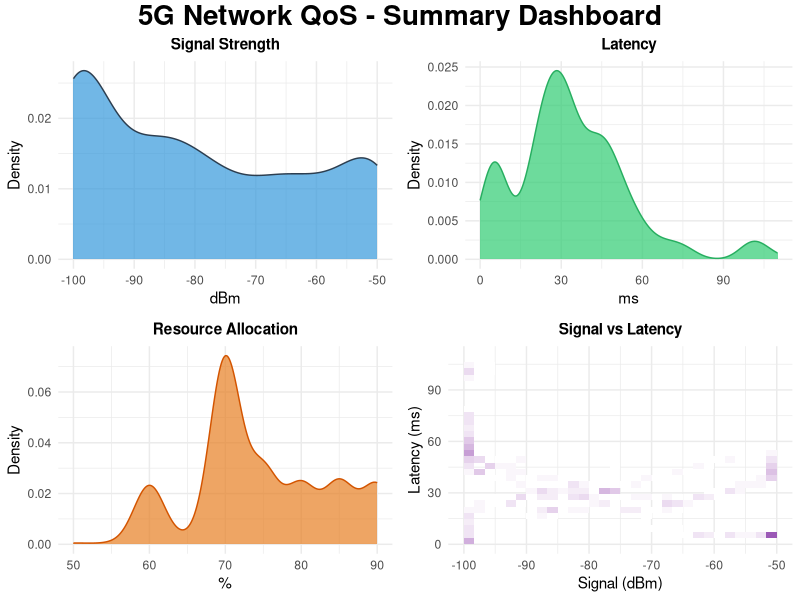
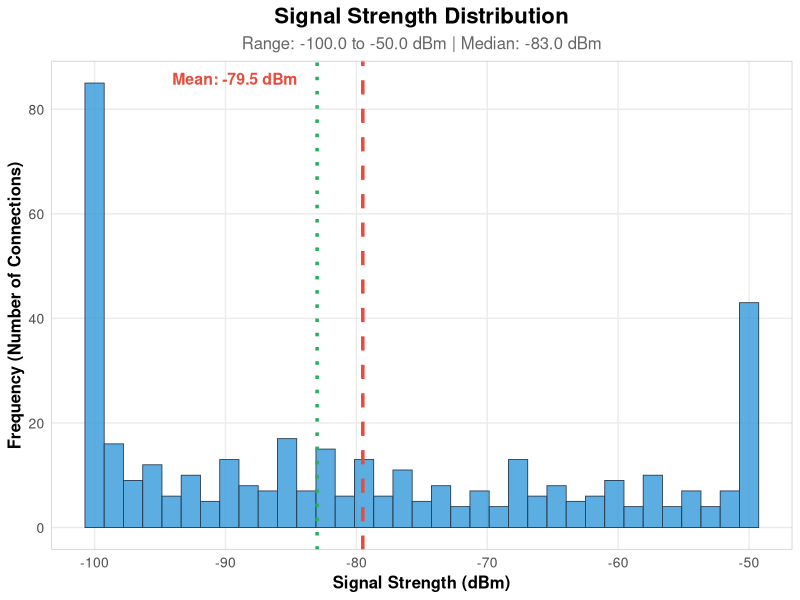
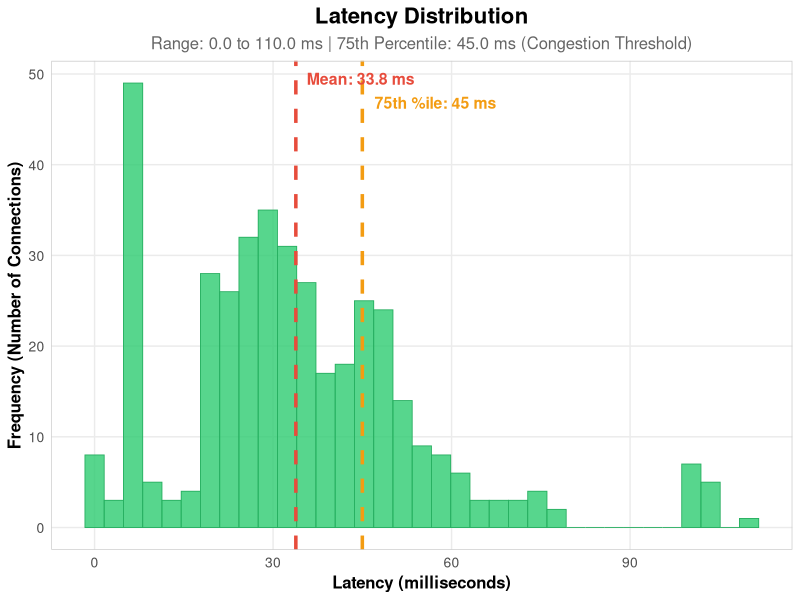
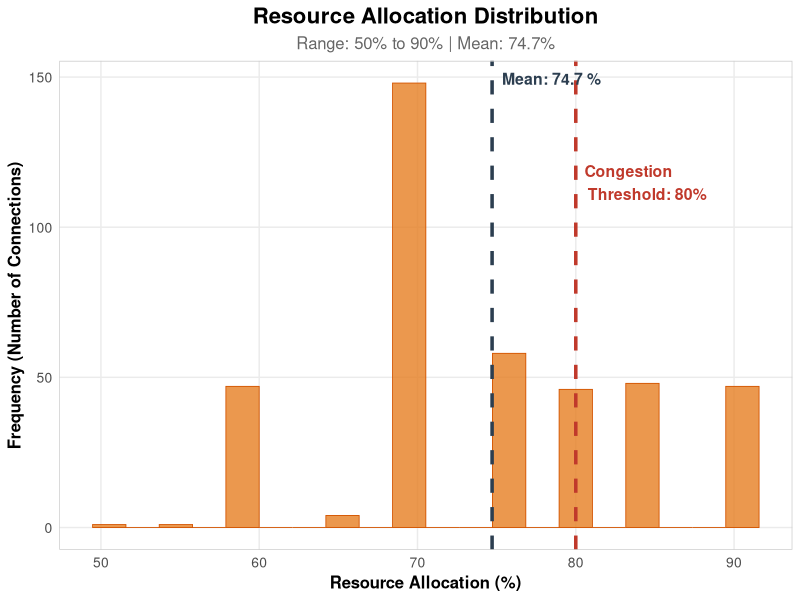
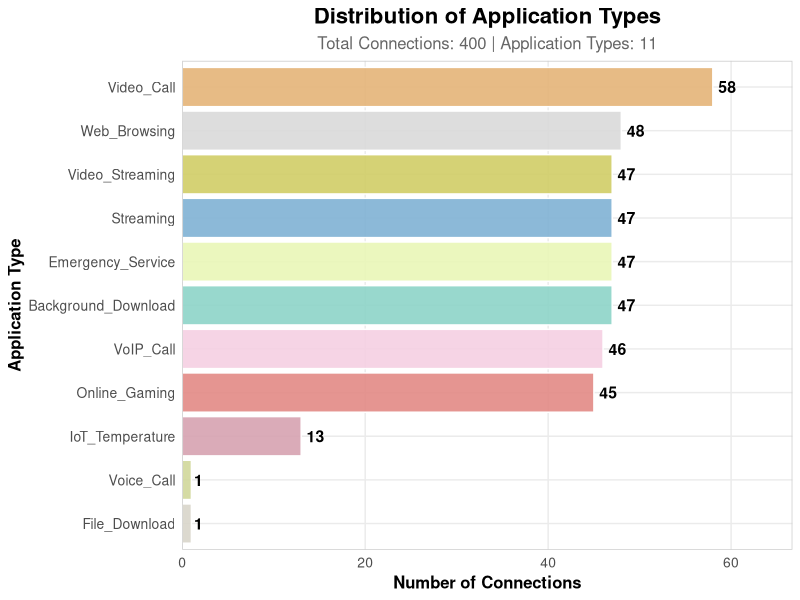
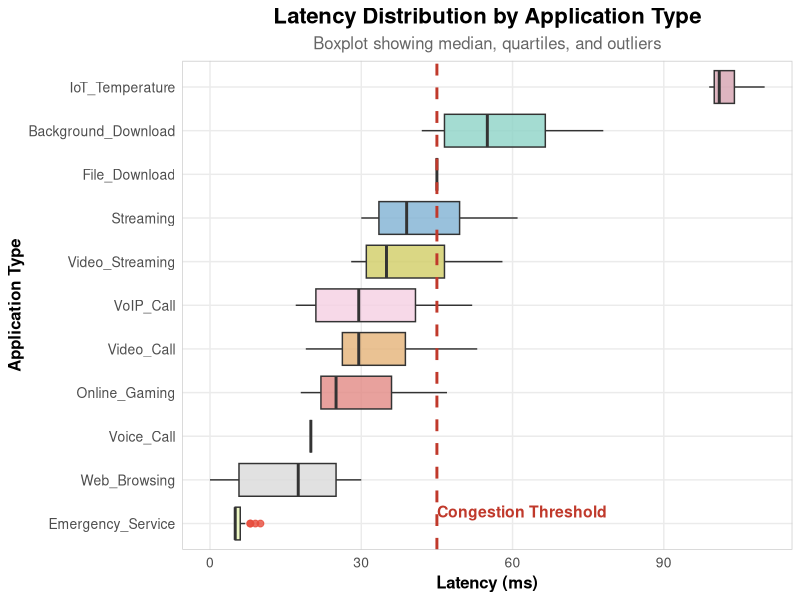
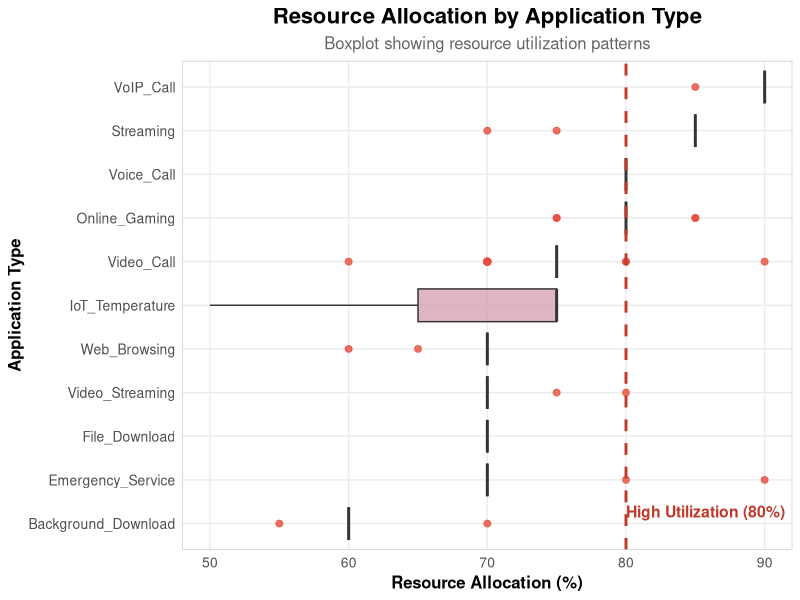
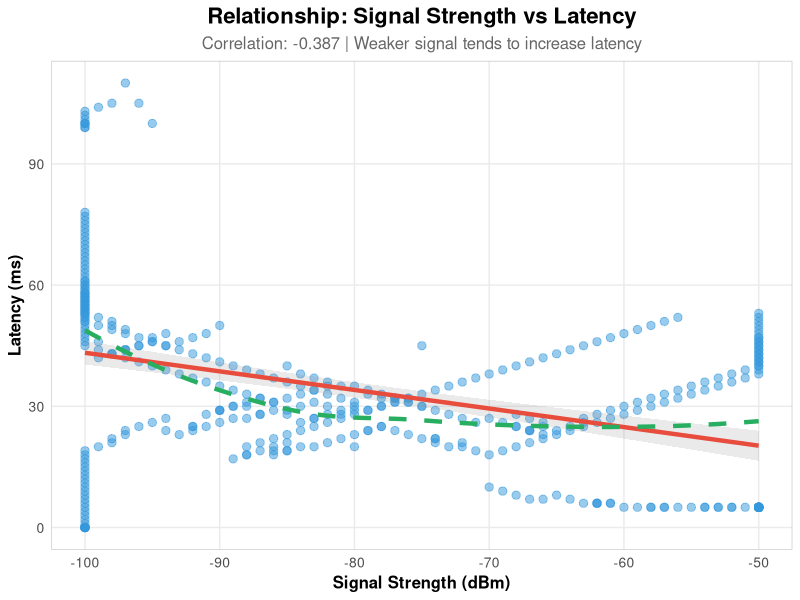

These charts were generated, in order, by the following R code:
# ============================================================================
# Script 02: IMPROVED Exploratory Data Analysis for 5G Network Congestion
# ============================================================================
# Purpose: Analyze and visualize the 5G QoS dataset with enhanced graphics
# Author: PDS Course Project
# Date: October 2025
# ============================================================================

cat("\n========================================\n")
cat("SCRIPT 02: EXPLORATORY DATA ANALYSIS (IMPROVED)\n")
cat("========================================\n\n")

# Load required libraries
suppressMessages({
  library(dplyr)
  library(ggplot2)
  library(corrplot)
  library(gridExtra)
  library(scales)
  library(reshape2)
  library(RColorBrewer)
})

# Set a modern theme for all plots
theme_custom <- function() {
  theme_minimal() +
    theme(
      plot.title = element_text(hjust = 0.5, face = "bold", size = 16),
      plot.subtitle = element_text(hjust = 0.5, size = 12, color = "gray40"),
      axis.title = element_text(size = 12, face = "bold"),
      axis.text = element_text(size = 10),
      legend.position = "right",
      legend.title = element_text(face = "bold"),
      panel.grid.minor = element_blank(),
      panel.border = element_rect(color = "gray80", fill = NA, linewidth = 0.5)
    )
}

safe_min <- function(x) {
  if (all(is.na(x))) NA_real_ else min(x, na.rm = TRUE)
}

safe_max <- function(x) {
  if (all(is.na(x))) NA_real_ else max(x, na.rm = TRUE)
}

safe_mean <- function(x) {
  if (all(is.na(x))) NA_real_ else mean(x, na.rm = TRUE)
}

safe_median <- function(x) {
  if (all(is.na(x))) NA_real_ else median(x, na.rm = TRUE)
}

safe_quantile <- function(x, prob) {
  if (all(is.na(x))) NA_real_ else quantile(x, prob, na.rm = TRUE)
}

# Create visualization directory
if (!dir.exists("visualizations")) dir.create("visualizations")
if (!dir.exists("visualizations/eda")) dir.create("visualizations/eda")

# ============================================================================
# STEP 1: Load Cleaned Data
# ============================================================================

# cat("STEP  Loading cleaned data...\n")

if (!file.exists("data/processed/cleaned_data.csv")) {
  stop("Cleaned data not found! Please run 01_data_preprocessing.R first.")
}

df <- read.csv("data/processed/cleaned_data.csv", stringsAsFactors = FALSE)
cat(paste("✓ Loaded", nrow(df), "records\n\n"))

# ============================================================================
# STEP 2: Univariate Analysis - IMPROVED
# ============================================================================

# cat("STEP  Creating enhanced univariate analysis plots...\n")

# 1. Signal Strength Distribution - Enhanced
p1 <- ggplot(df, aes(x = Signal_Strength)) +
  geom_histogram(bins = 35, fill = "#3498db", color = "#2c3e50", alpha = 0.8, linewidth = 0.3) +
  geom_vline(aes(xintercept = mean(Signal_Strength)), 
             color = "#e74c3c", linetype = "dashed", linewidth = 1.2) +
  geom_vline(aes(xintercept = median(Signal_Strength)), 
             color = "#27ae60", linetype = "dotted", linewidth = 1.2) +
  annotate("text", x = safe_mean(df$Signal_Strength) - 5, y = Inf, 
           label = paste("Mean:", round(safe_mean(df$Signal_Strength), 1), "dBm"),
           vjust = 2, hjust = 1, color = "#e74c3c", fontface = "bold", size = 4) +
  labs(title = "Signal Strength Distribution",
       subtitle = sprintf("Range: %.1f to %.1f dBm | Median: %.1f dBm", 
                         safe_min(df$Signal_Strength), safe_max(df$Signal_Strength), 
                         safe_median(df$Signal_Strength)),
       x = "Signal Strength (dBm)", 
       y = "Frequency (Number of Connections)") +
  theme_custom()

ggsave("visualizations/eda/01_signal_strength_distribution.png", p1, 
       width = 12, height = 7, dpi = 300, bg = "white")

# 2. Latency Distribution - Enhanced
p2 <- ggplot(df, aes(x = Latency)) +
  geom_histogram(bins = 35, fill = "#2ecc71", color = "#27ae60", alpha = 0.8, linewidth = 0.3) +
  geom_vline(aes(xintercept = mean(Latency)), 
             color = "#e74c3c", linetype = "dashed", linewidth = 1.2) +
  geom_vline(aes(xintercept = quantile(Latency, 0.75, na.rm = TRUE)), 
             color = "#f39c12", linetype = "dashed", linewidth = 1.2) +
  annotate("text", x = safe_mean(df$Latency), y = Inf, 
           label = paste("Mean:", round(safe_mean(df$Latency), 1), "ms"),
           vjust = 2, hjust = -0.1, color = "#e74c3c", fontface = "bold", size = 4) +
  annotate("text", x = safe_quantile(df$Latency, 0.75), y = Inf, 
           label = paste("75th %ile:", round(safe_quantile(df$Latency, 0.75), 1), "ms"),
           vjust = 4, hjust = -0.1, color = "#f39c12", fontface = "bold", size = 4) +
  labs(title = "Latency Distribution",
       subtitle = sprintf("Range: %.1f to %.1f ms | 75th Percentile: %.1f ms (Congestion Threshold)", 
                         safe_min(df$Latency), safe_max(df$Latency), safe_quantile(df$Latency, 0.75)),
       x = "Latency (milliseconds)", 
       y = "Frequency (Number of Connections)") +
  theme_custom()

ggsave("visualizations/eda/02_latency_distribution.png", p2, 
       width = 12, height = 7, dpi = 300, bg = "white")

# 3. Resource Allocation Distribution - Enhanced
p3 <- ggplot(df, aes(x = Resource_Allocation)) +
  geom_histogram(bins = 20, fill = "#e67e22", color = "#d35400", alpha = 0.8, linewidth = 0.3) +
  geom_vline(aes(xintercept = mean(Resource_Allocation)), 
             color = "#2c3e50", linetype = "dashed", linewidth = 1.2) +
  geom_vline(aes(xintercept = 80), 
             color = "#c0392b", linetype = "dashed", linewidth = 1.2) +
  annotate("text", x = safe_mean(df$Resource_Allocation), y = Inf, 
           label = paste("Mean:", round(safe_mean(df$Resource_Allocation), 1), "%"),
           vjust = 2, hjust = -0.1, color = "#2c3e50", fontface = "bold", size = 4) +
  annotate("text", x = 80, y = Inf, 
           label = "Congestion\nThreshold: 80%",
           vjust = 4, hjust = -0.1, color = "#c0392b", fontface = "bold", size = 4) +
  labs(title = "Resource Allocation Distribution",
       subtitle = sprintf("Range: %.0f%% to %.0f%% | Mean: %.1f%%", 
                         safe_min(df$Resource_Allocation), safe_max(df$Resource_Allocation), 
                         safe_mean(df$Resource_Allocation)),
       x = "Resource Allocation (%)", 
       y = "Frequency (Number of Connections)") +
  scale_x_continuous(breaks = seq(50, 90, by = 10)) +
  theme_custom()

ggsave("visualizations/eda/03_resource_allocation_distribution.png", p3, 
       width = 12, height = 7, dpi = 300, bg = "white")

cat("✓ Univariate analysis plots saved\n\n")

# ============================================================================
# STEP 3: Application Type Analysis - IMPROVED
# ============================================================================

# cat("STEP  Creating enhanced application type analysis...\n")

# Prepare data
app_summary <- df %>%
  group_by(Application_Type) %>%
  summarise(
    Count = n(),
    Avg_Signal = mean(Signal_Strength, na.rm = TRUE),
    Avg_Latency = mean(Latency, na.rm = TRUE),
    Avg_Resource = mean(Resource_Allocation, na.rm = TRUE)
  ) %>%
  arrange(desc(Count))

# 4. Application Type Distribution - Enhanced with better labels
colors_app <- colorRampPalette(brewer.pal(9, "Set3"))(nrow(app_summary))

p4 <- ggplot(app_summary, aes(x = reorder(Application_Type, Count), y = Count, fill = Application_Type)) +
  geom_bar(stat = "identity", color = "white", linewidth = 0.5, alpha = 0.9) +
  geom_text(aes(label = Count), hjust = -0.3, fontface = "bold", size = 4) +
  scale_fill_manual(values = colors_app) +
  coord_flip() +
  labs(title = "Distribution of Application Types",
       subtitle = sprintf("Total Connections: %d | Application Types: %d", 
                         sum(app_summary$Count), nrow(app_summary)),
       x = "Application Type", 
       y = "Number of Connections") +
  theme_custom() +
  theme(legend.position = "none") +
  scale_y_continuous(expand = expansion(mult = c(0, 0.15)))

ggsave("visualizations/eda/04_application_type_distribution.png", p4, 
       width = 12, height = 8, dpi = 300, bg = "white")

# 5. Latency by Application - Boxplot with better spacing
p5 <- ggplot(df, aes(x = reorder(Application_Type, Latency, FUN = median), y = Latency, fill = Application_Type)) +
  geom_boxplot(alpha = 0.8, outlier.color = "#e74c3c", outlier.size = 2) +
  scale_fill_manual(values = colors_app) +
  geom_hline(yintercept = quantile(df$Latency, 0.75), 
             linetype = "dashed", color = "#c0392b", linewidth = 1) +
  annotate("text", x = 1, y = quantile(df$Latency, 0.75), 
           label = "Congestion Threshold", 
           vjust = -0.5, hjust = 0, color = "#c0392b", fontface = "bold", size = 4) +
  coord_flip() +
  labs(title = "Latency Distribution by Application Type",
       subtitle = "Boxplot showing median, quartiles, and outliers",
       x = "Application Type", 
       y = "Latency (ms)") +
  theme_custom() +
  theme(legend.position = "none")

ggsave("visualizations/eda/05_latency_by_application.png", p5, 
       width = 12, height = 8, dpi = 300, bg = "white")

# 6. Resource Allocation by Application
p6 <- ggplot(df, aes(x = reorder(Application_Type, Resource_Allocation, FUN = median), 
                     y = Resource_Allocation, fill = Application_Type)) +
  geom_boxplot(alpha = 0.8, outlier.color = "#e74c3c", outlier.size = 2) +
  scale_fill_manual(values = colors_app) +
  geom_hline(yintercept = 80, linetype = "dashed", color = "#c0392b", linewidth = 1) +
  annotate("text", x = 1, y = 80, 
           label = "High Utilization (80%)", 
           vjust = -0.5, hjust = 0, color = "#c0392b", fontface = "bold", size = 4) +
  coord_flip() +
  labs(title = "Resource Allocation by Application Type",
       subtitle = "Boxplot showing resource utilization patterns",
       x = "Application Type", 
       y = "Resource Allocation (%)") +
  theme_custom() +
  theme(legend.position = "none")

ggsave("visualizations/eda/06_resource_allocation_by_application.png", p6, 
       width = 12, height = 8, dpi = 300, bg = "white")

cat("✓ Application type analysis plots saved\n\n")

# ============================================================================
# STEP 4: Bivariate Analysis - IMPROVED
# ============================================================================

# cat("STEP  Creating enhanced bivariate analysis plots...\n")

# 7. Signal vs Latency Scatter Plot - Enhanced
p7 <- ggplot(df, aes(x = Signal_Strength, y = Latency)) +
  geom_point(alpha = 0.5, size = 2.5, color = "#3498db") +
  geom_smooth(method = "lm", color = "#e74c3c", linewidth = 1.5, se = TRUE, alpha = 0.2, formula = y ~ x) +
  geom_smooth(method = "loess", color = "#27ae60", linewidth = 1.5, se = FALSE, linetype = "dashed", formula = y ~ x) +
  labs(title = "Relationship: Signal Strength vs Latency",
       subtitle = sprintf("Correlation: %.3f | Weaker signal tends to increase latency", 
                         cor(df$Signal_Strength, df$Latency)),
       x = "Signal Strength (dBm)", 
       y = "Latency (ms)") +
  theme_custom()

ggsave("visualizations/eda/07_signal_vs_latency.png", p7, 
       width = 12, height = 7, dpi = 300, bg = "white")

# 8. Required vs Allocated Bandwidth - Enhanced
p8 <- ggplot(df, aes(x = Required_Bandwidth, y = Allocated_Bandwidth)) +
  geom_point(alpha = 0.5, size = 2.5, color = "#9b59b6") +
  geom_abline(intercept = 0, slope = 1, color = "#e74c3c", linetype = "dashed", linewidth = 1.2) +
  geom_smooth(method = "lm", color = "#27ae60", linewidth = 1.5, se = TRUE, alpha = 0.2, formula = y ~ x) +
  labs(title = "Required vs Allocated Bandwidth",
       subtitle = sprintf("Correlation: %.4f | Network allocates appropriately", 
                         cor(df$Required_Bandwidth, df$Allocated_Bandwidth)),
       x = "Required Bandwidth (Mbps)", 
       y = "Allocated Bandwidth (Mbps)") +
  theme_custom()

required_max <- safe_max(df$Required_Bandwidth)
if (!is.na(required_max)) {
  p8 <- p8 + annotate("text", x = required_max * 0.7, y = required_max * 0.7, 
                      label = "Perfect\nAllocation", color = "#e74c3c", fontface = "bold", size = 4)
}

ggsave("visualizations/eda/08_required_vs_allocated_bandwidth.png", p8, 
       width = 12, height = 7, dpi = 300, bg = "white")

# 9. Signal vs Resource - Color by Latency
p9 <- ggplot(df, aes(x = Signal_Strength, y = Resource_Allocation, color = Latency)) +
  geom_point(alpha = 0.7, size = 3) +
  scale_color_gradient2(low = "#27ae60", mid = "#f39c12", high = "#e74c3c",
                        midpoint = median(df$Latency), name = "Latency\n(ms)") +
  geom_smooth(method = "lm", color = "#2c3e50", linewidth = 1.5, se = TRUE, alpha = 0.1, formula = y ~ x) +
  labs(title = "Signal Strength vs Resource Allocation",
       subtitle = "Color indicates latency level (Green=Low, Yellow=Medium, Red=High)",
       x = "Signal Strength (dBm)", 
       y = "Resource Allocation (%)") +
  theme_custom()

ggsave("visualizations/eda/09_signal_vs_resource_allocation.png", p9, 
       width = 12, height = 7, dpi = 300, bg = "white")

cat("✓ Bivariate analysis plots saved\n\n")

# ============================================================================
# STEP 5: Correlation Analysis - IMPROVED
# ============================================================================

# cat("STEP  Creating enhanced correlation analysis...\n")

# Select numeric columns for correlation
numeric_cols <- df %>% 
  select(Signal_Strength, Latency, Required_Bandwidth, 
         Allocated_Bandwidth, Resource_Allocation)

cor_matrix <- cor(numeric_cols, use = "complete.obs")

# 10. Correlation Matrix - Enhanced with better colors
png("visualizations/eda/10_correlation_matrix.png", width = 12, height = 10, units = "in", res = 300)
par(mar = c(2, 2, 4, 2))
corrplot(cor_matrix, 
         method = "circle", 
         type = "upper",
         order = "hclust",
         col = colorRampPalette(c("#c0392b", "white", "#27ae60"))(200),
         tl.col = "black", 
         tl.srt = 45,
         tl.cex = 1.2,
         addCoef.col = "black",
         number.cex = 1.1,
         cl.cex = 1.1,
         title = "Correlation Matrix - Network QoS Metrics",
         mar = c(0, 0, 2, 0))
dev.off()

# 11. Correlation Heatmap with values
png("visualizations/eda/11_correlation_heatmap.png", width = 12, height = 10, units = "in", res = 300)

# Melt correlation matrix
cor_melted <- melt(cor_matrix)

p11 <- ggplot(cor_melted, aes(Var1, Var2, fill = value)) +
  geom_tile(color = "white", linewidth = 1) +
  geom_text(aes(label = sprintf("%.3f", value)), size = 5, fontface = "bold") +
  scale_fill_gradient2(low = "#c0392b", mid = "white", high = "#27ae60",
                       midpoint = 0, limit = c(-1, 1), 
                       name = "Correlation\nCoefficient") +
  labs(title = "Correlation Heatmap - 5G QoS Metrics",
       subtitle = "Values close to +1 indicate strong positive correlation, -1 indicates strong negative correlation",
       x = "", y = "") +
  theme_minimal() +
  theme(
    plot.title = element_text(hjust = 0.5, face = "bold", size = 18),
    plot.subtitle = element_text(hjust = 0.5, size = 12),
    axis.text.x = element_text(angle = 45, hjust = 1, size = 12, face = "bold"),
    axis.text.y = element_text(size = 12, face = "bold"),
    legend.title = element_text(face = "bold", size = 12),
    legend.text = element_text(size = 10),
    panel.grid = element_blank()
  ) +
  coord_fixed()

print(p11)
dev.off()

cat("✓ Correlation analysis plots saved\n")

# # Print key correlations
# cat("Key Correlations:\n")
# cor_melted_sorted <- cor_melted %>%
#   filter(Var1 != Var2) %>%
#   arrange(desc(abs(value))) %>%
#   head(10)
# print(cor_melted_sorted)

# ============================================================================
# STEP 6: Time-based Analysis - IMPROVED
# ============================================================================

# cat("\nSTEP 6: Creating time-based analysis...\n")

if ("Hour" %in% names(df)) {
  hourly_stats <- df %>%
    filter(!is.na(Hour)) %>%
    group_by(Hour) %>%
    summarise(
      Avg_Latency = mean(Latency, na.rm = TRUE),
      Avg_Resource = mean(Resource_Allocation, na.rm = TRUE),
      Count = n()
    )

  if (nrow(hourly_stats) == 0) {
    cat("⚠ No valid hour values found, skipping time-based analysis\n\n")
  } else {
    hour_breaks <- sort(unique(hourly_stats$Hour))

    # 12. Latency by Hour
    p12 <- ggplot(hourly_stats, aes(x = Hour)) +
      geom_line(aes(y = Avg_Latency), color = "#3498db", linewidth = 2) +
      geom_point(aes(y = Avg_Latency), color = "#2c3e50", size = 4) +
      geom_hline(yintercept = mean(df$Latency), linetype = "dashed", color = "#e74c3c", linewidth = 1) +
      labs(title = "Average Latency by Hour of Day",
           subtitle = "Hourly trend analysis (dashed line = overall mean)",
           x = "Hour of Day", 
           y = "Average Latency (ms)") +
      scale_x_continuous(breaks = hour_breaks) +
      theme_custom()

    ggsave("visualizations/eda/12_latency_by_hour.png", p12, 
           width = 12, height = 7, dpi = 300, bg = "white")

    # 13. Resource by Hour
    p13 <- ggplot(hourly_stats, aes(x = Hour)) +
      geom_line(aes(y = Avg_Resource), color = "#e67e22", linewidth = 2) +
      geom_point(aes(y = Avg_Resource), color = "#d35400", size = 4) +
      geom_hline(yintercept = 80, linetype = "dashed", color = "#c0392b", linewidth = 1) +
      labs(title = "Average Resource Allocation by Hour of Day",
           subtitle = "Hourly utilization pattern (dashed line = congestion threshold)",
           x = "Hour of Day", 
           y = "Average Resource Allocation (%)") +
      scale_x_continuous(breaks = hour_breaks) +
      theme_custom()

    ggsave("visualizations/eda/13_resource_by_hour.png", p13, 
           width = 12, height = 7, dpi = 300, bg = "white")

    cat("✓ Time-based analysis plots saved\n\n")
  }
} else {
  cat("⚠ No time features found, skipping time-based analysis\n\n")
}

# ============================================================================
# STEP 7: Summary Dashboard - IMPROVED
# ============================================================================

# cat("STEP  Creating enhanced summary dashboard...\n")

# Create 4 summary panels
summary_p1 <- ggplot(df, aes(x = Signal_Strength)) +
  geom_density(fill = "#3498db", alpha = 0.7, color = "#2c3e50") +
  labs(title = "Signal Strength", x = "dBm", y = "Density") +
  theme_minimal() +
  theme(plot.title = element_text(hjust = 0.5, face = "bold", size = 11))

summary_p2 <- ggplot(df, aes(x = Latency)) +
  geom_density(fill = "#2ecc71", alpha = 0.7, color = "#27ae60") +
  labs(title = "Latency", x = "ms", y = "Density") +
  theme_minimal() +
  theme(plot.title = element_text(hjust = 0.5, face = "bold", size = 11))

summary_p3 <- ggplot(df, aes(x = Resource_Allocation)) +
  geom_density(fill = "#e67e22", alpha = 0.7, color = "#d35400") +
  labs(title = "Resource Allocation", x = "%", y = "Density") +
  theme_minimal() +
  theme(plot.title = element_text(hjust = 0.5, face = "bold", size = 11))

summary_p4 <- ggplot(df, aes(x = Signal_Strength, y = Latency)) +
  geom_bin2d(bins = 30) +
  scale_fill_gradient(low = "white", high = "#9b59b6") +
  labs(title = "Signal vs Latency", x = "Signal (dBm)", y = "Latency (ms)") +
  theme_minimal() +
  theme(plot.title = element_text(hjust = 0.5, face = "bold", size = 11),
        legend.position = "none")

# Combine into dashboard
dashboard <- grid.arrange(
  summary_p1, summary_p2, summary_p3, summary_p4,
  ncol = 2,
  top = grid::textGrob("5G Network QoS - Summary Dashboard", 
                       gp = grid::gpar(fontsize = 20, fontface = "bold"))
)

ggsave("visualizations/eda/14_summary_dashboard.png", dashboard, 
       width = 14, height = 10, dpi = 300, bg = "white")

cat("✓ Summary dashboard created\n\n")

# ============================================================================
# STEP 8: Generate Statistical Summary
# ============================================================================

# cat("STEP  Generating statistical summary...\n")

# Application-wise summary
app_summary_detailed <- df %>%
  group_by(Application_Type) %>%
  summarise(
    Count = n(),
    Avg_Signal = round(mean(Signal_Strength, na.rm = TRUE), 2),
    Avg_Latency = round(mean(Latency, na.rm = TRUE), 2),
    Avg_Required_BW = round(mean(Required_Bandwidth, na.rm = TRUE), 2),
    Avg_Allocated_BW = round(mean(Allocated_Bandwidth, na.rm = TRUE), 2),
    Avg_Resource = round(mean(Resource_Allocation, na.rm = TRUE), 2)
  ) %>%
  arrange(desc(Count))

write.csv(app_summary_detailed, "data/processed/application_summary.csv", row.names = FALSE)

# cat("\nApplication-wise Summary:\n")
# print(app_summary_detailed, n = Inf)

# ============================================================================
# COMPLETION
# ============================================================================

cat("✓ EDA completed: 14 plots saved, application summary generated\n")
